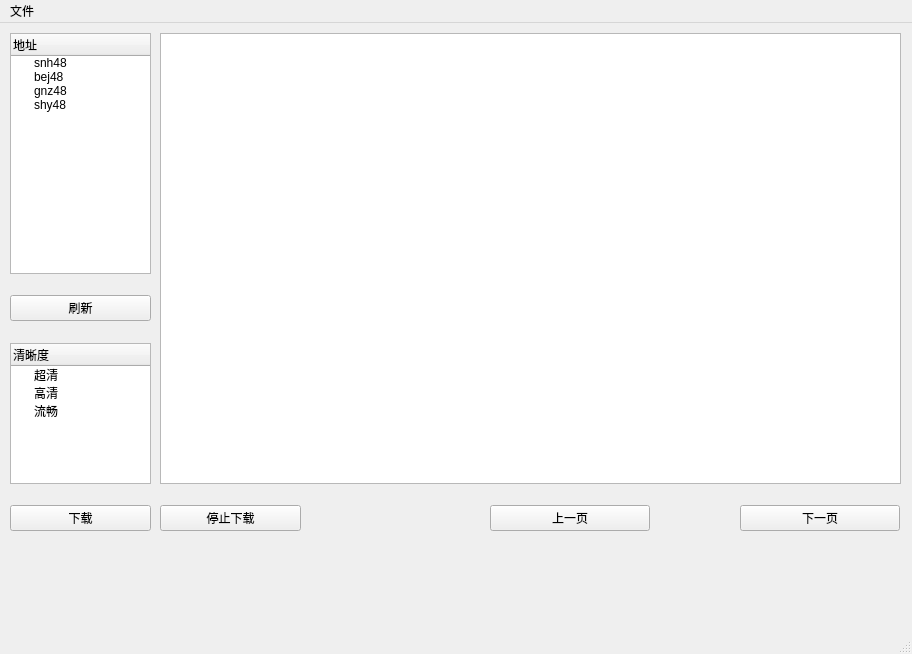
<?xml version="1.0" encoding="UTF-8"?>
<ui version="4.0">
 <class>MainWindow</class>
 <widget class="QMainWindow" name="MainWindow">
  <property name="geometry">
   <rect>
    <x>0</x>
    <y>0</y>
    <width>912</width>
    <height>654</height>
   </rect>
  </property>
  <property name="sizePolicy">
   <sizepolicy hsizetype="Fixed" vsizetype="Fixed">
    <horstretch>0</horstretch>
    <verstretch>0</verstretch>
   </sizepolicy>
  </property>
  <property name="windowTitle">
   <string>测试版(v0.0.2)-py2版本</string>
  </property>
  <widget class="QWidget" name="centralwidget">
   <widget class="QWidget" name="verticalLayoutWidget">
    <property name="geometry">
     <rect>
      <x>10</x>
      <y>10</y>
      <width>141</width>
      <height>241</height>
     </rect>
    </property>
    <layout class="QVBoxLayout" name="Change_Address_Layout">
     <item>
      <widget class="QTreeWidget" name="Change_Address">
       <column>
        <property name="text">
         <string>地址</string>
        </property>
       </column>
       <item>
        <property name="text">
         <string>snh48</string>
        </property>
       </item>
       <item>
        <property name="text">
         <string>bej48</string>
        </property>
       </item>
       <item>
        <property name="text">
         <string>gnz48</string>
        </property>
       </item>
       <item>
        <property name="text">
         <string>shy48</string>
        </property>
       </item>
      </widget>
     </item>
    </layout>
   </widget>
   <widget class="QWidget" name="verticalLayoutWidget_2">
    <property name="geometry">
     <rect>
      <x>10</x>
      <y>260</y>
      <width>141</width>
      <height>51</height>
     </rect>
    </property>
    <layout class="QVBoxLayout" name="Refresh_Layout">
     <item>
      <widget class="QPushButton" name="Refresh_Btn">
       <property name="sizePolicy">
        <sizepolicy hsizetype="Minimum" vsizetype="Maximum">
         <horstretch>0</horstretch>
         <verstretch>0</verstretch>
        </sizepolicy>
       </property>
       <property name="text">
        <string>刷新</string>
       </property>
      </widget>
     </item>
    </layout>
   </widget>
   <widget class="QWidget" name="verticalLayoutWidget_3">
    <property name="geometry">
     <rect>
      <x>160</x>
      <y>10</y>
      <width>741</width>
      <height>451</height>
     </rect>
    </property>
    <layout class="QVBoxLayout" name="Result_Layout">
     <item>
      <widget class="QListWidget" name="Result"/>
     </item>
    </layout>
   </widget>
   <widget class="QWidget" name="verticalLayoutWidget_4">
    <property name="geometry">
     <rect>
      <x>740</x>
      <y>470</y>
      <width>160</width>
      <height>51</height>
     </rect>
    </property>
    <layout class="QVBoxLayout" name="Next_Layout">
     <item>
      <widget class="QPushButton" name="Next_Btn">
       <property name="sizePolicy">
        <sizepolicy hsizetype="Minimum" vsizetype="Maximum">
         <horstretch>0</horstretch>
         <verstretch>0</verstretch>
        </sizepolicy>
       </property>
       <property name="text">
        <string>下一页</string>
       </property>
      </widget>
     </item>
    </layout>
   </widget>
   <widget class="QWidget" name="verticalLayoutWidget_5">
    <property name="geometry">
     <rect>
      <x>490</x>
      <y>470</y>
      <width>160</width>
      <height>51</height>
     </rect>
    </property>
    <layout class="QVBoxLayout" name="Back_Layout">
     <item>
      <widget class="QPushButton" name="Back_Btn">
       <property name="sizePolicy">
        <sizepolicy hsizetype="Minimum" vsizetype="Maximum">
         <horstretch>0</horstretch>
         <verstretch>0</verstretch>
        </sizepolicy>
       </property>
       <property name="text">
        <string>上一页</string>
       </property>
      </widget>
     </item>
    </layout>
   </widget>
   <widget class="QWidget" name="verticalLayoutWidget_6">
    <property name="geometry">
     <rect>
      <x>10</x>
      <y>470</y>
      <width>141</width>
      <height>51</height>
     </rect>
    </property>
    <layout class="QVBoxLayout" name="Download_Layout">
     <item>
      <widget class="QPushButton" name="Download_Btn">
       <property name="sizePolicy">
        <sizepolicy hsizetype="Minimum" vsizetype="Maximum">
         <horstretch>0</horstretch>
         <verstretch>0</verstretch>
        </sizepolicy>
       </property>
       <property name="text">
        <string>下载</string>
       </property>
      </widget>
     </item>
    </layout>
   </widget>
   <widget class="QWidget" name="verticalLayoutWidget_7">
    <property name="geometry">
     <rect>
      <x>10</x>
      <y>320</y>
      <width>141</width>
      <height>141</height>
     </rect>
    </property>
    <layout class="QVBoxLayout" name="Pinzhi_Layout">
     <item>
      <widget class="QTreeWidget" name="Pinzhi">
       <column>
        <property name="text">
         <string>清晰度</string>
        </property>
       </column>
       <item>
        <property name="text">
         <string>超清</string>
        </property>
       </item>
       <item>
        <property name="text">
         <string>高清</string>
        </property>
       </item>
       <item>
        <property name="text">
         <string>流畅</string>
        </property>
       </item>
      </widget>
     </item>
    </layout>
   </widget>
   <widget class="QWidget" name="verticalLayoutWidget_8">
    <property name="geometry">
     <rect>
      <x>10</x>
      <y>530</y>
      <width>891</width>
      <height>61</height>
     </rect>
    </property>
    <layout class="QVBoxLayout" name="Jindutiao_Layout">
     <item>
      <widget class="QLabel" name="Infor">
       <property name="text">
        <string/>
       </property>
      </widget>
     </item>
    </layout>
   </widget>
   <widget class="QWidget" name="verticalLayoutWidget_9">
    <property name="geometry">
     <rect>
      <x>660</x>
      <y>470</y>
      <width>71</width>
      <height>51</height>
     </rect>
    </property>
    <layout class="QVBoxLayout" name="verticalLayout">
     <item>
      <widget class="QLabel" name="Page_Label">
       <property name="text">
        <string/>
       </property>
      </widget>
     </item>
    </layout>
   </widget>
   <widget class="QWidget" name="verticalLayoutWidget_10">
    <property name="geometry">
     <rect>
      <x>160</x>
      <y>470</y>
      <width>141</width>
      <height>51</height>
     </rect>
    </property>
    <layout class="QVBoxLayout" name="Download_Layout_2">
     <item>
      <widget class="QPushButton" name="Stop_Btn">
       <property name="sizePolicy">
        <sizepolicy hsizetype="Minimum" vsizetype="Maximum">
         <horstretch>0</horstretch>
         <verstretch>0</verstretch>
        </sizepolicy>
       </property>
       <property name="text">
        <string>停止下载</string>
       </property>
      </widget>
     </item>
    </layout>
   </widget>
  </widget>
  <widget class="QMenuBar" name="menubar">
   <property name="geometry">
    <rect>
     <x>0</x>
     <y>0</y>
     <width>912</width>
     <height>26</height>
    </rect>
   </property>
   <widget class="QMenu" name="menu">
    <property name="title">
     <string>文件</string>
    </property>
    <addaction name="FileExit"/>
   </widget>
   <addaction name="menu"/>
  </widget>
  <widget class="QStatusBar" name="statusbar"/>
  <action name="FileExit">
   <property name="checkable">
    <bool>false</bool>
   </property>
   <property name="checked">
    <bool>false</bool>
   </property>
   <property name="text">
    <string>退出</string>
   </property>
  </action>
 </widget>
 <resources/>
 <connections>
  <connection>
   <sender>FileExit</sender>
   <signal>triggered()</signal>
   <receiver>MainWindow</receiver>
   <slot>close()</slot>
   <hints>
    <hint type="sourcelabel">
     <x>-1</x>
     <y>-1</y>
    </hint>
    <hint type="destinationlabel">
     <x>423</x>
     <y>335</y>
    </hint>
   </hints>
  </connection>
 </connections>
</ui>
